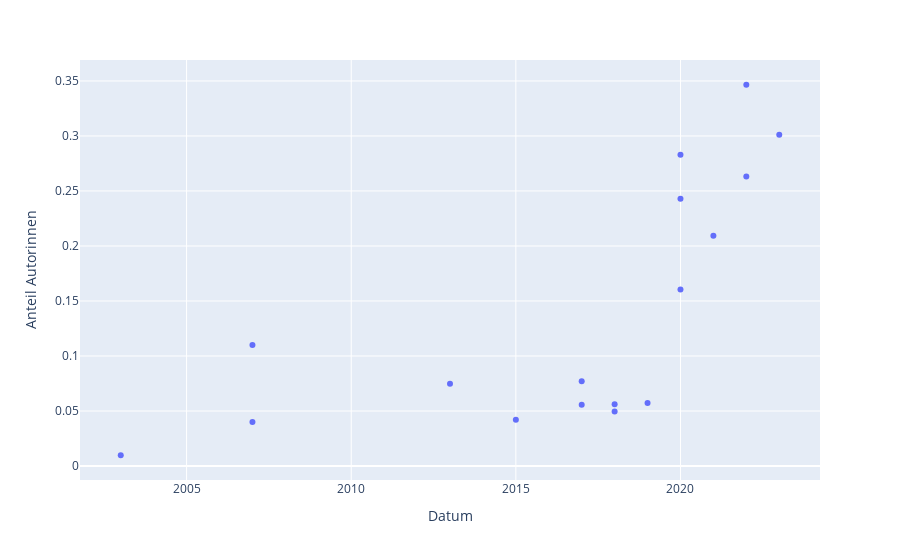

Notebook cell for this chart:
### Code cell
px.scatter(
    data_plot,
    x = 'Datum',
    y = 'Frauenanteil',
    labels = {'Frauenanteil' : 'Anteil Autorinnen'}
)

### Figure 1 — Plotly figure (JSON) as saved in the notebook; plotly's stock layout.template omitted (floating-point values rounded to 4 significant figures)
{"data": [{"hovertemplate": "Datum=%{x}<br>Anteil Autorinnen=%{y}<extra></extra>", "legendgroup": "", "marker": {"color": "#636efa", "symbol": "circle"}, "mode": "markers", "name": "", "orientation": "v", "showlegend": false, "type": "scatter", "x": [2017, 2020, null, null, null, 2007, null, null, null, 2021, null, 2017, null, 2023, null, 2018, null, null, null, 2018, null, null, null, null, 2020, null, null, 2020, null, null, 2022, 2007, null, 2022, null, null, null, null, 2015, 2003, 2019, 2013], "xaxis": "x", "y": [0.07695, 0.243, 0.02105, 0.1091, 0.07849, 0.04, 0.02092, 0.1252, 0.1298, 0.2093, 0.09375, 0.05574, 0.1624, 0.301, 0.2162, 0.04947, 0.08261, 0.2346, 0.1296, 0.05613, 0.1467, 0.09797, 0.1148, 0.07595, 0.1603, 0.1132, 0.06577, 0.2828, 0.04412, 0.0315, 0.2632, 0.1099, 0.1932, 0.3465, 0.2, 0.05132, 0.07692, 0.1655, 0.04198, 0.0098, 0.05727, 0.07469], "yaxis": "y"}], "layout": {"legend": {"tracegroupgap": 0}, "margin": {"t": 60}, "xaxis": {"anchor": "y", "domain": [0, 1], "title": {"text": "Datum"}}, "yaxis": {"anchor": "x", "domain": [0, 1], "title": {"text": "Anteil Autorinnen"}}}}
